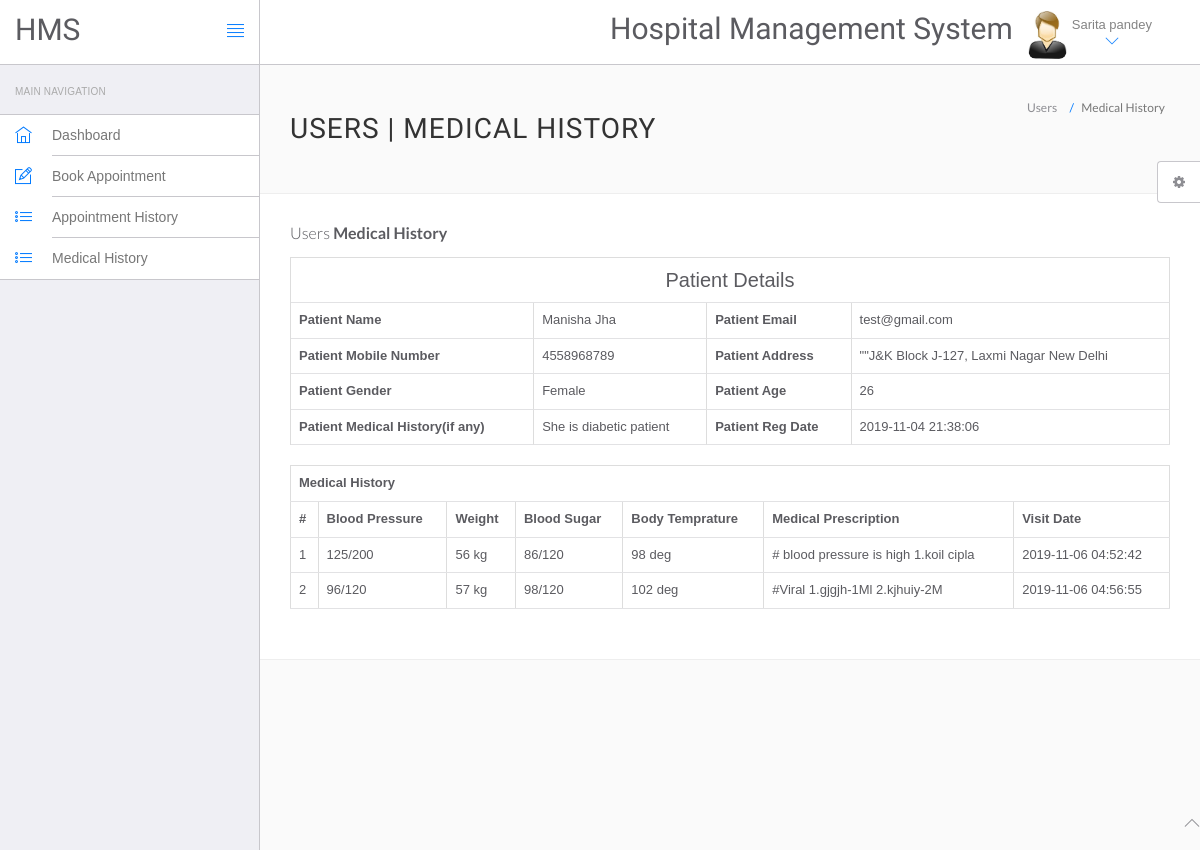
Before: /hospital/hms/view-medhistory.php?viewid=1 (signed in) with the older database file.
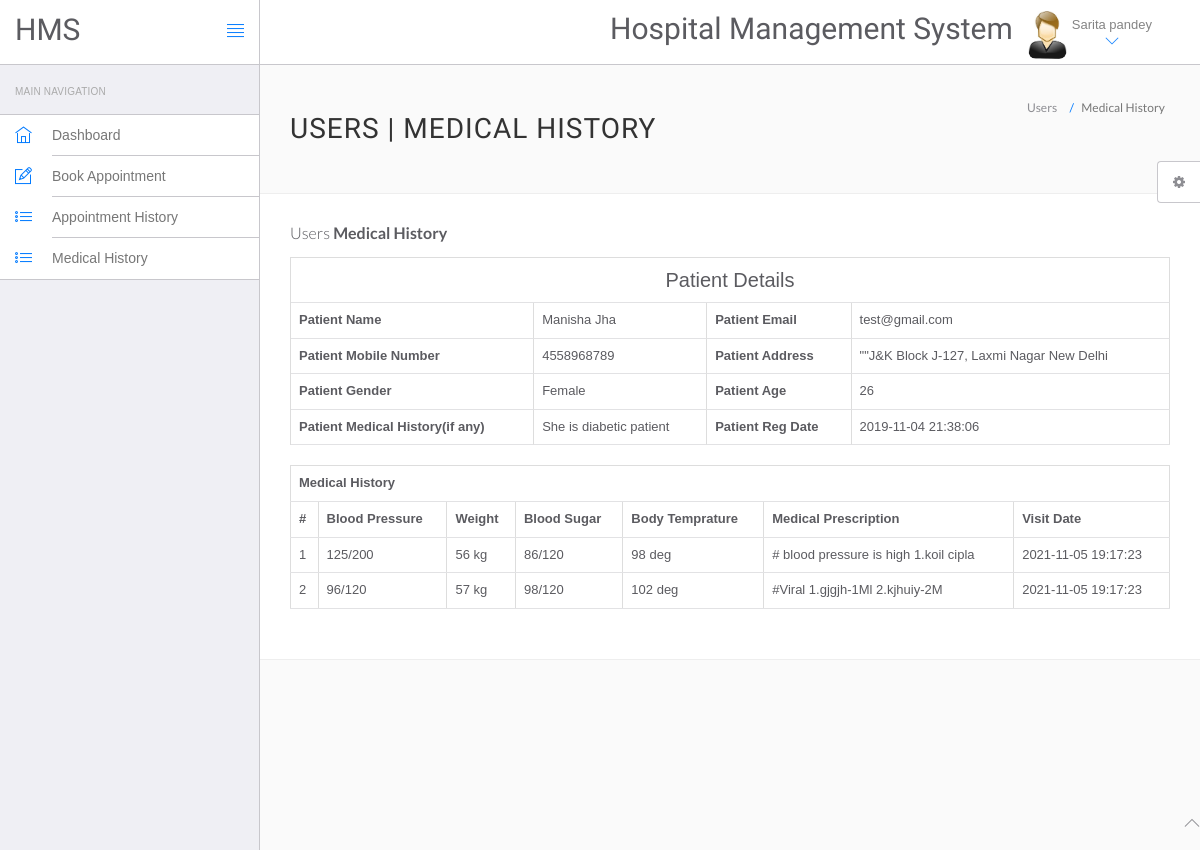
After: the same page with the newer database file.
### tables this page shows
CREATE TABLE IF NOT EXISTS `tblmedicalhistory` (
  `ID` int NOT NULL AUTO_INCREMENT,
  `PatientID` int DEFAULT NULL,
  `BloodPressure` varchar(200) DEFAULT NULL,
  `BloodSugar` varchar(200) NOT NULL,
  `Weight` varchar(100) DEFAULT NULL,
  `Temperature` varchar(200) DEFAULT NULL,
  `MedicalPres` mediumtext,
  `CreationDate` timestamp NOT NULL DEFAULT CURRENT_TIMESTAMP ON UPDATE CURRENT_TIMESTAMP,
  PRIMARY KEY (`ID`)
);

### hospital/hms/view-medhistory.php (the view, shortened to what this page needs)
<?php
include('include/config.php');
?>
<!DOCTYPE html>
<html lang="en">
	<head>
		<link rel="stylesheet" href="vendor/bootstrap/css/bootstrap.min.css">
		<link rel="stylesheet" href="vendor/fontawesome/css/font-awesome.min.css">
		<link rel="stylesheet" href="vendor/themify-icons/themify-icons.min.css">
		<link href="vendor/animate.css/animate.min.css" rel="stylesheet" media="screen">
		<link href="vendor/perfect-scrollbar/perfect-scrollbar.min.css" rel="stylesheet" media="screen">
		<link href="vendor/switchery/switchery.min.css" rel="stylesheet" media="screen">
		<link href="vendor/bootstrap-touchspin/jquery.bootstrap-touchspin.min.css" rel="stylesheet" media="screen">
		<link href="vendor/select2/select2.min.css" rel="stylesheet" media="screen">
		<link href="vendor/bootstrap-datepicker/bootstrap-datepicker3.standalone.min.css" rel="stylesheet" media="screen">
		<link href="vendor/bootstrap-timepicker/bootstrap-timepicker.min.css" rel="stylesheet" media="screen">
		<link rel="stylesheet" href="assets/css/styles.css">
		<link rel="stylesheet" href="assets/css/plugins.css">
		<link rel="stylesheet" href="assets/css/themes/theme-1.css" id="skin_color" />
	</head>
	<body>
		<div id="app">
<?php include('include/sidebar.php');?>
<div class="app-content">
<?php include('include/header.php');?>
<div class="main-content" >
<div class="wrap-content container" id="container">
<section id="page-title">
<div class="row">
<div class="col-sm-8">
<h1 class="mainTitle">Users | Medical History</h1>
</div>
<ol class="breadcrumb">
<li>
<span>Users</span>
</li>
<li class="active">
<span>Medical History</span>
</li>
</ol>
</div>
</section>
<div class="container-fluid container-fullw bg-white">
<div class="row">
<div class="col-md-12">
<h5 class="over-title margin-bottom-15">Users <span class="text-bold">Medical History</span></h5>
<?php
                               $vid=$_GET['viewid'];
                               $ret=mysqli_query($con,"select * from tblpatient where ID='$vid'");
$cnt=1;
while ($row=mysqli_fetch_array($ret)) {
                               ?>
<table border="1" class="table table-bordered">
 <tr align="center">
<td colspan="4" style="font-size:20px;color:blue">
 Patient Details</td></tr>
    <tr>
    <th scope>Patient Name</th>
    <td><?php  echo $row['PatientName'];?></td>
    <th scope>Patient Email</th>
    <td><?php  echo $row['PatientEmail'];?></td>
  </tr>
  <tr>
    <th scope>Patient Mobile Number</th>
    <td><?php  echo $row['PatientContno'];?></td>
    <th>Patient Address</th>
    <td><?php  echo $row['PatientAdd'];?></td>
  </tr>
    <tr>
    <th>Patient Gender</th>
    <td><?php  echo $row['PatientGender'];?></td>
    <th>Patient Age</th>
    <td><?php  echo $row['PatientAge'];?></td>
  </tr>
  <tr>
    <th>Patient Medical History(if any)</th>
    <td><?php  echo $row['PatientMedhis'];?></td>
     <th>Patient Reg Date</th>
    <td><?php  echo $row['CreationDate'];?></td>
  </tr>
<?php }?>
</table>
<?php
$ret=mysqli_query($con,"select * from tblmedicalhistory  where PatientID='$vid'");
 ?>
<table id="datatable" class="table table-bordered dt-responsive nowrap" style="border-collapse: collapse; border-spacing: 0; width: 100%;">
  <tr align="center">
   <th colspan="8" >Medical History</th>
  </tr>
  <tr>
    <th>#</th>
<th>Blood Pressure</th>
<th>Weight</th>
<th>Blood Sugar</th>
<th>Body Temprature</th>
<th>Medical Prescription</th>
<th>Visit Date</th>
</tr>
<?php
while ($row=mysqli_fetch_array($ret)) {
  ?>
<tr>
  <td><?php echo $cnt;?></td>
 <td><?php  echo $row['BloodPressure'];?></td>
 <td><?php  echo $row['Weight'];?></td>
 <td><?php  echo $row['BloodSugar'];?></td>
  <td><?php  echo $row['Temperature'];?></td>
  <td><?php  echo $row['MedicalPres'];?></td>
  <td><?php  echo $row['CreationDate'];?></td>
</tr>
<?php $cnt=$cnt+1;} ?>
</table>
</div>
</div>
</div>
</div>
</div>
</div>
</div>
	<?php include('include/footer.php');?>
	<?php include('include/setting.php');?>
	</body>
</html>

Changed rows visible on the page:
changed tblmedicalhistory "56 kg": CreationDate "2019-11-06 04:52:42" → "2021-11-05 19:17:23"
changed tblmedicalhistory "57 kg": CreationDate "2019-11-06 04:56:55" → "2021-11-05 19:17:23"
